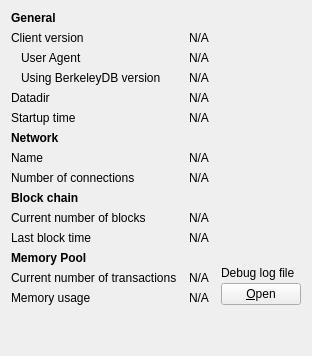
     <widget class="QWidget" name="tab_info">
      <attribute name="title">
       <string>&amp;Information</string>
      </attribute>
      <layout class="QGridLayout" name="gridLayout" columnstretch="0,1,0">
       <property name="horizontalSpacing">
        <number>12</number>
       </property>
       <item row="0" column="0">
        <widget class="QLabel" name="label_9">
         <property name="font">
          <font>
           <weight>75</weight>
           <bold>true</bold>
          </font>
         </property>
         <property name="text">
          <string>General</string>
         </property>
        </widget>
       </item>
       <item row="1" column="0">
        <widget class="QLabel" name="label_6">
         <property name="text">
          <string>Client version</string>
         </property>
        </widget>
       </item>
       <item row="1" column="1" colspan="2">
        <widget class="QLabel" name="clientVersion">
         <property name="cursor">
          <cursorShape>IBeamCursor</cursorShape>
         </property>
         <property name="text">
          <string>N/A</string>
         </property>
         <property name="textFormat">
          <enum>Qt::PlainText</enum>
         </property>
         <property name="textInteractionFlags">
          <set>Qt::LinksAccessibleByMouse|Qt::TextSelectableByKeyboard|Qt::TextSelectableByMouse</set>
         </property>
        </widget>
       </item>
       <item row="2" column="0">
        <widget class="QLabel" name="labelClientUserAgent">
         <property name="text">
          <string>User Agent</string>
         </property>
         <property name="indent">
          <number>10</number>
         </property>
        </widget>
       </item>
       <item row="2" column="1" colspan="2">
        <widget class="QLabel" name="clientUserAgent">
         <property name="cursor">
          <cursorShape>IBeamCursor</cursorShape>
         </property>
         <property name="text">
          <string>N/A</string>
         </property>
         <property name="textFormat">
          <enum>Qt::PlainText</enum>
         </property>
         <property name="textInteractionFlags">
          <set>Qt::LinksAccessibleByMouse|Qt::TextSelectableByKeyboard|Qt::TextSelectableByMouse</set>
         </property>
        </widget>
       </item>
       <item row="3" column="0">
        <widget class="QLabel" name="label_berkeleyDBVersion">
         <property name="text">
          <string>Using BerkeleyDB version</string>
         </property>
         <property name="indent">
          <number>10</number>
         </property>
        </widget>
       </item>
       <item row="3" column="1" colspan="2">
        <widget class="QLabel" name="berkeleyDBVersion">
         <property name="cursor">
          <cursorShape>IBeamCursor</cursorShape>
         </property>
         <property name="text">
          <string>N/A</string>
         </property>
         <property name="textFormat">
          <enum>Qt::PlainText</enum>
         </property>
         <property name="textInteractionFlags">
          <set>Qt::LinksAccessibleByMouse|Qt::TextSelectableByKeyboard|Qt::TextSelectableByMouse</set>
         </property>
        </widget>
       </item>
       <item row="4" column="0">
        <widget class="QLabel" name="label_12">
         <property name="text">
          <string>Datadir</string>
         </property>
        </widget>
       </item>
       <item row="4" column="1" colspan="2">
        <widget class="QLabel" name="dataDir">
         <property name="cursor">
          <cursorShape>IBeamCursor</cursorShape>
         </property>
         <property name="text">
          <string>N/A</string>
         </property>
         <property name="textFormat">
          <enum>Qt::PlainText</enum>
         </property>
         <property name="wordWrap">
          <bool>true</bool>
         </property>
         <property name="textInteractionFlags">
          <set>Qt::LinksAccessibleByMouse|Qt::TextSelectableByKeyboard|Qt::TextSelectableByMouse</set>
         </property>
        </widget>
       </item>
       <item row="5" column="0">
        <widget class="QLabel" name="label_13">
         <property name="text">
          <string>Startup time</string>
         </property>
        </widget>
       </item>
       <item row="5" column="1" colspan="2">
        <widget class="QLabel" name="startupTime">
         <property name="cursor">
          <cursorShape>IBeamCursor</cursorShape>
         </property>
         <property name="text">
          <string>N/A</string>
         </property>
         <property name="textFormat">
          <enum>Qt::PlainText</enum>
         </property>
         <property name="textInteractionFlags">
          <set>Qt::LinksAccessibleByMouse|Qt::TextSelectableByKeyboard|Qt::TextSelectableByMouse</set>
         </property>
        </widget>
       </item>
       <item row="6" column="0">
           <widget class="QLabel" name="labelNetwork">
               <property name="font">
                   <font>
                       <weight>75</weight>
                       <bold>true</bold>
                   </font>
               </property>
               <property name="text">
                   <string>Network</string>
               </property>
           </widget>
       </item>
       <item row="7" column="0">
        <widget class="QLabel" name="label_8">
         <property name="text">
          <string>Name</string>
         </property>
        </widget>
       </item>
       <item row="7" column="1" colspan="2">
        <widget class="QLabel" name="networkName">
         <property name="cursor">
          <cursorShape>IBeamCursor</cursorShape>
         </property>
         <property name="text">
          <string>N/A</string>
         </property>
         <property name="textFormat">
          <enum>Qt::PlainText</enum>
         </property>
         <property name="textInteractionFlags">
          <set>Qt::LinksAccessibleByMouse|Qt::TextSelectableByKeyboard|Qt::TextSelectableByMouse</set>
         </property>
        </widget>
       </item>
       <item row="8" column="0">
        <widget class="QLabel" name="label_7">
         <property name="text">
          <string>Number of connections</string>
         </property>
        </widget>
       </item>
       <item row="8" column="1" colspan="2">
        <widget class="QLabel" name="numberOfConnections">
         <property name="cursor">
          <cursorShape>IBeamCursor</cursorShape>
         </property>
         <property name="text">
          <string>N/A</string>
         </property>
         <property name="textFormat">
          <enum>Qt::PlainText</enum>
         </property>
         <property name="textInteractionFlags">
          <set>Qt::LinksAccessibleByMouse|Qt::TextSelectableByKeyboard|Qt::TextSelectableByMouse</set>
         </property>
        </widget>
       </item>
       <item row="9" column="0">
        <widget class="QLabel" name="label_10">
         <property name="font">
          <font>
           <weight>75</weight>
           <bold>true</bold>
          </font>
         </property>
         <property name="text">
          <string>Block chain</string>
         </property>
        </widget>
       </item>
       <item row="10" column="0">
        <widget class="QLabel" name="label_3">
         <property name="text">
          <string>Current number of blocks</string>
         </property>
        </widget>
       </item>
       <item row="10" column="1" colspan="2">
        <widget class="QLabel" name="numberOfBlocks">
         <property name="cursor">
          <cursorShape>IBeamCursor</cursorShape>
         </property>
         <property name="text">
          <string>N/A</string>
         </property>
         <property name="textFormat">
          <enum>Qt::PlainText</enum>
         </property>
         <property name="textInteractionFlags">
          <set>Qt::LinksAccessibleByMouse|Qt::TextSelectableByKeyboard|Qt::TextSelectableByMouse</set>
         </property>
        </widget>
       </item>
       <item row="11" column="0">
        <widget class="QLabel" name="labelLastBlockTime">
         <property name="text">
          <string>Last block time</string>
         </property>
        </widget>
       </item>
       <item row="11" column="1" colspan="2">
        <widget class="QLabel" name="lastBlockTime">
         <property name="cursor">
          <cursorShape>IBeamCursor</cursorShape>
         </property>
         <property name="text">
          <string>N/A</string>
         </property>
         <property name="textFormat">
          <enum>Qt::PlainText</enum>
         </property>
         <property name="textInteractionFlags">
          <set>Qt::LinksAccessibleByMouse|Qt::TextSelectableByKeyboard|Qt::TextSelectableByMouse</set>
         </property>
        </widget>
       </item>
       <item row="12" column="0">
        <widget class="QLabel" name="labelMempoolTitle">
         <property name="font">
          <font>
           <weight>75</weight>
           <bold>true</bold>
          </font>
         </property>
         <property name="text">
          <string>Memory Pool</string>
         </property>
        </widget>
       </item>
       <item row="13" column="0">
        <widget class="QLabel" name="labelNumberOfTransactions">
         <property name="text">
          <string>Current number of transactions</string>
         </property>
        </widget>
       </item>
       <item row="13" column="1">
        <widget class="QLabel" name="mempoolNumberTxs">
         <property name="cursor">
          <cursorShape>IBeamCursor</cursorShape>
         </property>
         <property name="text">
          <string>N/A</string>
         </property>
         <property name="textFormat">
          <enum>Qt::PlainText</enum>
         </property>
         <property name="textInteractionFlags">
          <set>Qt::LinksAccessibleByMouse|Qt::TextSelectableByKeyboard|Qt::TextSelectableByMouse</set>
         </property>
        </widget>
       </item>
       <item row="14" column="0">
        <widget class="QLabel" name="labelMemoryUsage">
         <property name="text">
          <string>Memory usage</string>
         </property>
        </widget>
       </item>
       <item row="14" column="1">
        <widget class="QLabel" name="mempoolSize">
         <property name="cursor">
          <cursorShape>IBeamCursor</cursorShape>
         </property>
         <property name="text">
          <string>N/A</string>
         </property>
         <property name="textFormat">
          <enum>Qt::PlainText</enum>
         </property>
         <property name="textInteractionFlags">
          <set>Qt::LinksAccessibleByMouse|Qt::TextSelectableByKeyboard|Qt::TextSelectableByMouse</set>
         </property>
        </widget>
       </item>
       <item row="12" column="2" rowspan="3">
        <layout class="QVBoxLayout" name="verticalLayoutDebugButton">
         <property name="spacing">
          <number>3</number>
         </property>
         <item>
          <spacer name="verticalSpacer_2">
           <property name="orientation">
            <enum>Qt::Vertical</enum>
           </property>
           <property name="sizeHint" stdset="0">
            <size>
             <width>10</width>
             <height>5</height>
            </size>
           </property>
          </spacer>
         </item>
         <item>
          <widget class="QLabel" name="labelDebugLogfile">
           <property name="text">
            <string>Debug log file</string>
           </property>
          </widget>
         </item>
         <item>
          <widget class="QPushButton" name="openDebugLogfileButton">
           <property name="toolTip">
            <string>Open the %1 debug log file from the current data directory. This can take a few seconds for large log files.</string>
           </property>
           <property name="text">
            <string>&amp;Open</string>
           </property>
           <property name="autoDefault">
            <bool>false</bool>
           </property>
          </widget>
         </item>
        </layout>
       </item>
       <item row="15" column="0">
        <spacer name="verticalSpacer">
         <property name="orientation">
          <enum>Qt::Vertical</enum>
         </property>
         <property name="sizeHint" stdset="0">
          <size>
           <width>20</width>
           <height>40</height>
          </size>
         </property>
        </spacer>
       </item>
      </layout>
     </widget>
